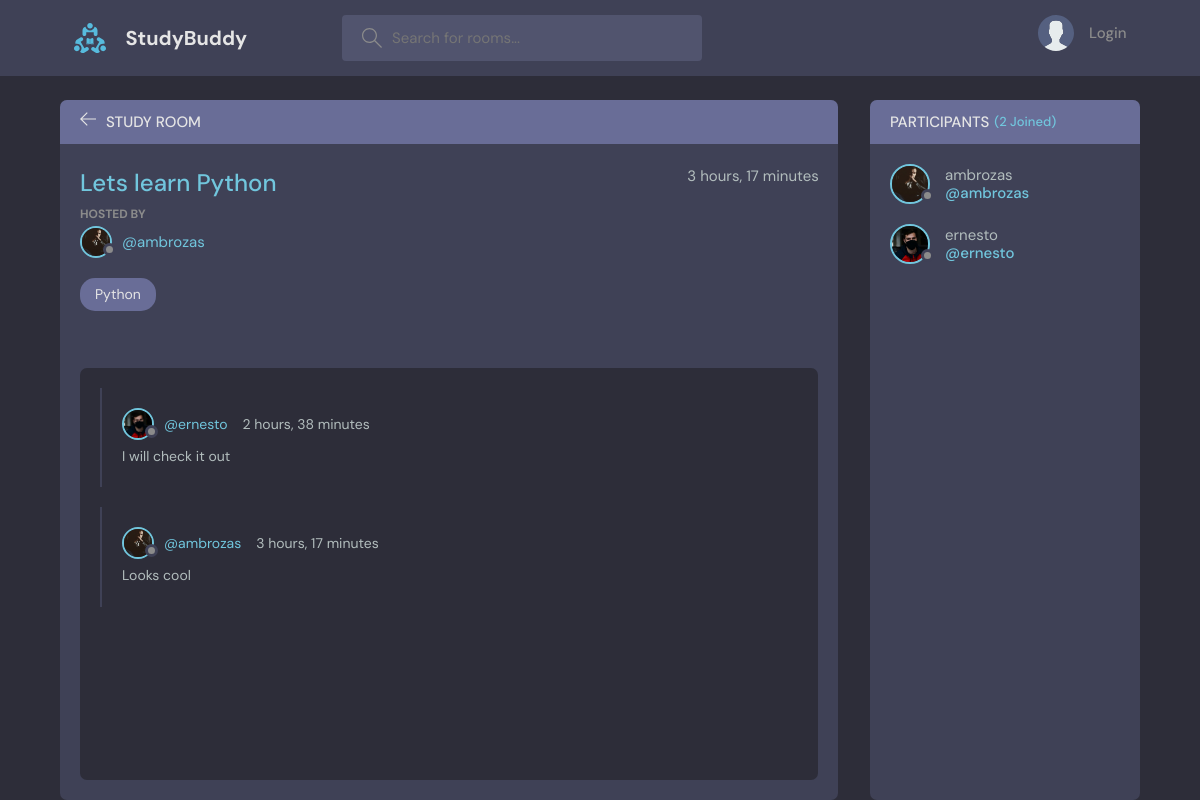
/room/1, run on the app's committed database.
### base/models.py (models this page shows, shortened)
class Room(models.Model):
    host = models.ForeignKey(User, on_delete=models.SET_NULL, null=True)
    topic = models.ForeignKey(Topic, on_delete=models.SET_NULL, null=True)
    name = models.CharField(max_length=200)
    description = models.TextField(null=True, blank=True)
    participants = models.ManyToManyField(User, related_name='participants', blank=True)
    updated = models.DateTimeField(auto_now=True)
    created = models.DateTimeField(auto_now_add=True)
    class Meta:
        ordering = ['-updated', '-created']

class User(AbstractUser):
    name = models.CharField(max_length=200, null=True)
    email = models.EmailField(unique=True, null=True)
    bio = models.TextField(null=True)
    avatar = models.ImageField(null=True, default="avatar.svg")
    USERNAME_FIELD = 'email'
    REQUIRED_FIELDS = []

class Topic(models.Model):
    name = models.CharField(max_length=200)
    def __str__(self):
        return self.name

class Message(models.Model):
    user = models.ForeignKey(User, on_delete=models.CASCADE)
    room = models.ForeignKey(Room, on_delete=models.CASCADE)
    body = models.TextField()
    updated = models.DateTimeField(auto_now=True)
    created = models.DateTimeField(auto_now_add=True)
    class Meta:
        ordering = ['-updated', '-created']

### base/views.py (the view, shortened to what this page needs)
# urls.py: path('room/<str:pk>', views.room, name="room"),
def room(request, pk):
    room = Room.objects.get(id=pk)
    room_messages = room.message_set.all()
    participants = room.participants.all()
    context = {'room': room, 'room_messages': room_messages, 'participants': participants}
    return render(request, 'base/room.html', context)

### base/templates/base/room.html (shortened to what this page needs)
{% extends 'main.html' %}
{% block content %}
    <main class="profile-page layout layout--2">
      <div class="container">
        <div class="room">
          <div class="room__top">
            <div class="room__topLeft">
              <a href="{% url 'home' %}">
                <svg version="1.1" xmlns="http://www.w3.org/2000/svg" width="32" height="32" viewBox="0 0 32 32">
                  <title>arrow-left</title>
                  <path
                    d="M13.723 2.286l-13.723 13.714 13.719 13.714 1.616-1.611-10.96-10.96h27.625v-2.286h-27.625l10.965-10.965-1.616-1.607z"
                  ></path>
                </svg>
              </a>
              <h3>Study Room</h3>
            </div>
          </div>
          <div class="room__box scroll">
            <div class="room__header scroll">
              <div class="room__info">
                <h3>{{room.name}}</h3>
                <span>{{room.created|timesince}}</span>
              </div>
              <div class="room__hosted">
                <p>Hosted By</p>
                <a href="(% url 'user-profile' room.host.id %)" class="room__author">
                  <div class="avatar avatar--small">
                    <img src="{{room.host.avatar.url}}" />
                  </div>
                  <span>@{{room.host.username}}</span>
                </a>
              </div>
              <span class="room__topics">{{room.topic}}</span>
            </div>
            <div class="room__conversation">
              <div class="threads scroll">
                {% for message in room_messages %}
                <div class="thread">
                  <div class="thread__top">
                    <div class="thread__author">
                      <a href="{% url 'user-profile' message.user.id %}" class="thread__authorInfo">
                        <div class="avatar avatar--small">
                          <img src="{{message.user.avatar.url}}" />
                        </div>
                        <span>@{{message.user.username}}</span>
                      </a>
                      <span class="thread__date">{{message.created|timesince}}</span>
                    </div>
                  </div>
                  <div class="thread__details">
                    {{message.body}}
                  </div>
                </div>
                {% endfor %}
              </div>
            </div>
          </div>
        </div>
        <div class="participants">
          <h3 class="participants__top">Participants <span>({{participants.count}} Joined)</span></h3>
          <div class="participants__list scroll">
            {% for user in participants %}
            <a href="{% url 'user-profile' user.id %}" class="participant">
              <div class="avatar avatar--medium">
                <img src="{{user.avatar.url}}" />
              </div>
              <p>
                {{user.username}}
                <span>@{{user.username}}</span>
              </p>
            </a>
            {% endfor %}
          </div>
        </div>
      </div>
    </main>
    {% endblock content %}

### data on the page
Room: name "Lets learn Python", created "3 hours, 17 minutes", host.avatar (picture), host.username "ambrozas", topic "Python"
Message: user.avatar (picture), user.username "ernesto", created "2 hours, 38 minutes", body "I will check it out"
Message: user.avatar (picture), user.username "ambrozas", created "3 hours, 17 minutes", body "Looks cool"
User: avatar (picture), username "ambrozas"
User: avatar (picture), username "ernesto"

### other printed values
{{ participants.count }} "2"
